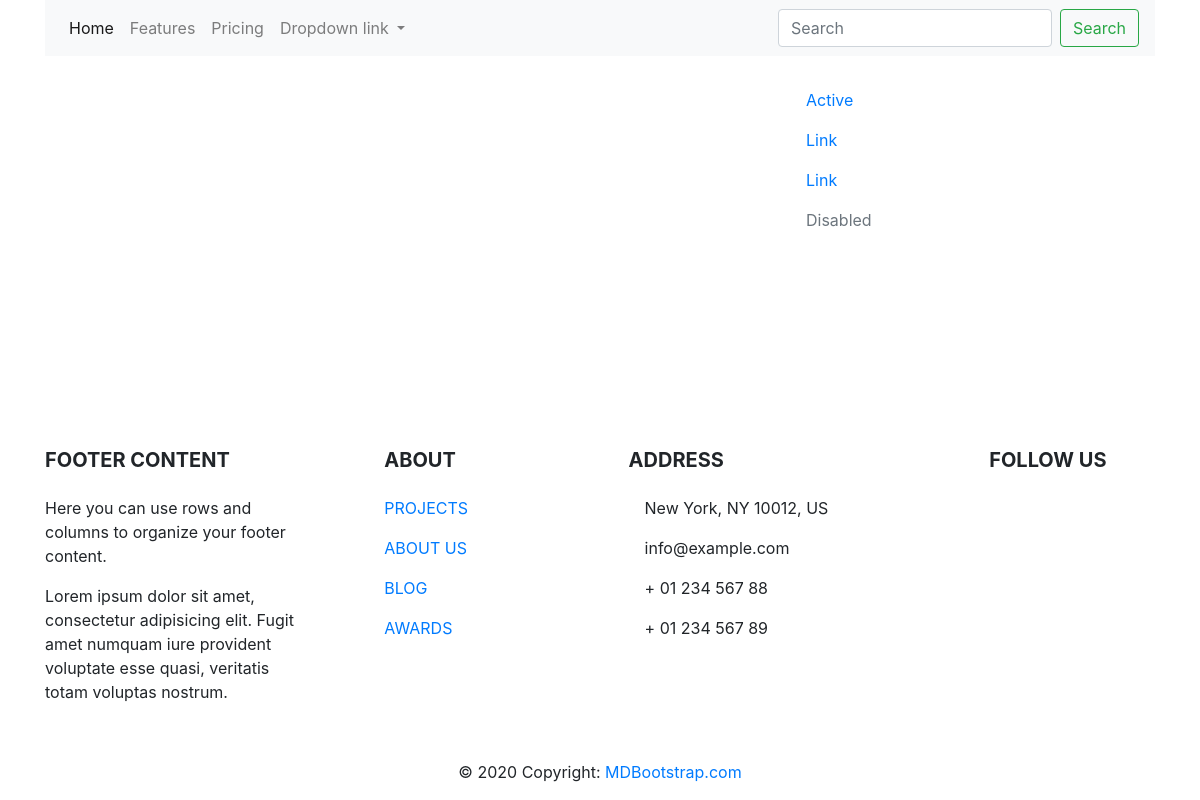
Before: / with the older database file.
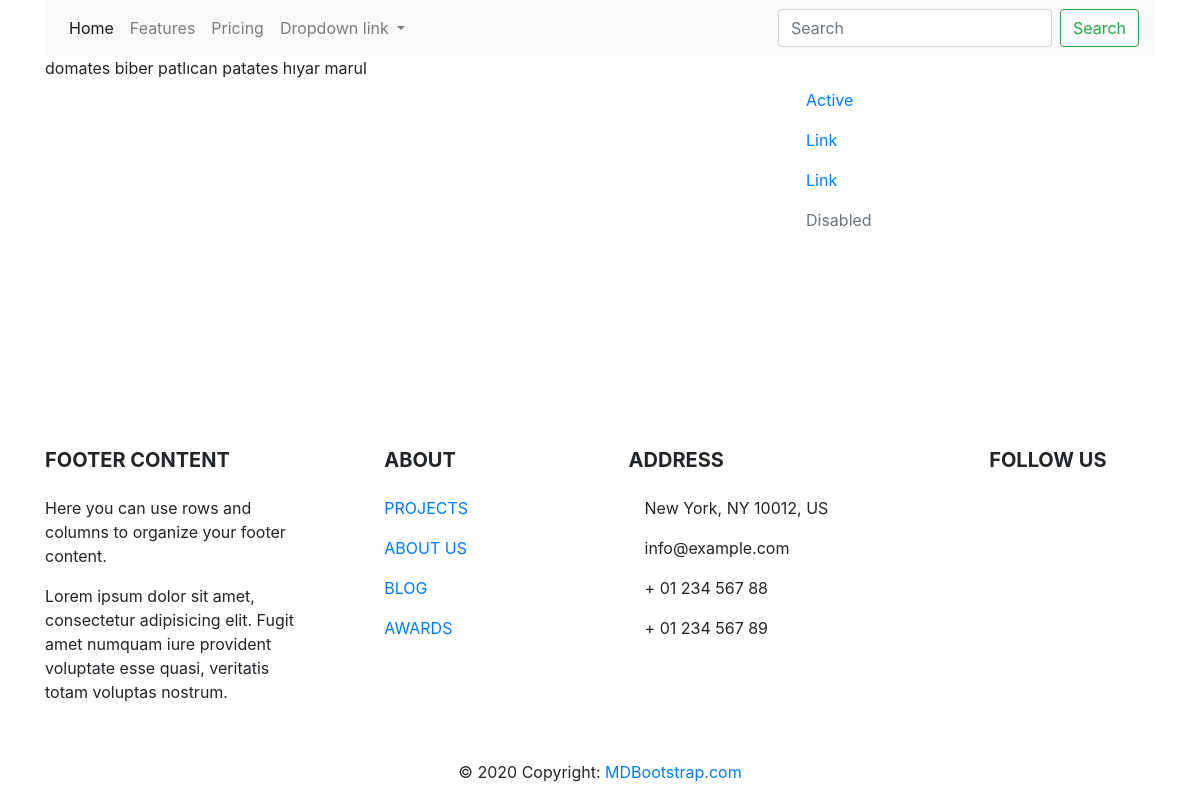
After: the same page with the newer database file.
### product/models/models.py (models this page shows)
class Product(models.Model):
    name = models.CharField(max_length=30)
    def __str__(self):
        return self.name
    class Meta:
        verbose_name    = "Urun"
        verbose_name_plural    = "Urunler"

### product/views/views.py (the view)
# urls.py: path("", index, name="product-index")
def index(request):
    products = Product.objects.all()
    context = {
        "products" : products
    }
    return render(request, template_name="product/index.html", context=context)

### product/templates/product/index.html (shortened to what this page needs)
{% extends "base.html" %}
{% block content %}
    {% for p in products %}
        {{p}}
    {% endfor %}
{% endblock content %}

### templates/base.html (shortened to what this page needs)
<!DOCTYPE html>
<html lang="en">
<head>
    <link rel="stylesheet" href="https://cdn.jsdelivr.net/npm/bootstrap@4.5.3/dist/css/bootstrap.min.css"
>
</head>
<body>
<div class="container">
    <div class="row">
        <div class="col-md-12">
        {% include "navbar.html" %}
        </div>
    </div>
    <div class="row">
        <div class="col-md-8">
        {% block content %}
        {% endblock content %}
        </div>
        <div class="col-md4">
            {% include "right.html" %}
        </div>
    </div>
    <div class="row">
        <div class="col-md">
        {% include "footer.html" %}
        </div>
    </div>
</body>
</html>

### templates/navbar.html (shortened to what this page needs)
<nav class="navbar navbar-expand-lg navbar-light bg-light">
  <div class="collapse navbar-collapse" id="navbarNavDropdown">
    <ul class="navbar-nav">
      <li class="nav-item active">
        <a class="nav-link" href="#">Home <span class="sr-only">(current)</span></a>
      </li>
      <li class="nav-item">
        <a class="nav-link" href="#">Features</a>
      </li>
      <li class="nav-item">
        <a class="nav-link" href="#">Pricing</a>
      </li>
      <li class="nav-item dropdown">
        <a class="nav-link dropdown-toggle" href="#" id="navbarDropdownMenuLink" role="button" data-toggle="dropdown" aria-haspopup="true" aria-expanded="false">
          Dropdown link
        </a>
      </li>
    </ul>
  </div>
   <form class="form-inline">
    <input class="form-control mr-sm-2" type="search" placeholder="Search" aria-label="Search">
    <button class="btn btn-outline-success my-2 my-sm-0" type="submit">Search</button>
  </form>
</nav>

### templates/right.html
<ul class="nav flex-column grey lighten-4 py-4">
  <li class="nav-item">
    <a class="nav-link active" href="#!">Active</a>
  </li>
  <li class="nav-item">
    <a class="nav-link" href="#!">Link</a>
  </li>
  <li class="nav-item">
    <a class="nav-link" href="#!">Link</a>
  </li>
  <li class="nav-item">
    <a class="nav-link disabled" href="#!">Disabled</a>
  </li>
</ul>

### templates/footer.html (shortened to what this page needs)
<footer class="fixed-bottom">
  <div class="container text-center text-md-left">
    <div class="row">
      <div class="col-md-4 col-lg-3 mr-auto my-md-4 my-0 mt-4 mb-1">
        <h5 class="font-weight-bold text-uppercase mb-4">Footer Content</h5>
        <p>Here you can use rows and columns to organize your footer content.</p>
        <p>Lorem ipsum dolor sit amet, consectetur adipisicing elit. Fugit amet numquam iure provident voluptate
          esse
          quasi, veritatis totam voluptas nostrum.</p>
      </div>
      <div class="col-md-2 col-lg-2 mx-auto my-md-4 my-0 mt-4 mb-1">
        <h5 class="font-weight-bold text-uppercase mb-4">About</h5>
        <ul class="list-unstyled">
          <li>
            <p>
              <a href="#!">PROJECTS</a>
            </p>
          </li>
          <li>
            <p>
              <a href="#!">ABOUT US</a>
            </p>
          </li>
          <li>
            <p>
              <a href="#!">BLOG</a>
            </p>
          </li>
          <li>
            <p>
              <a href="#!">AWARDS</a>
            </p>
          </li>
        </ul>
      </div>
      <div class="col-md-4 col-lg-3 mx-auto my-md-4 my-0 mt-4 mb-1">
        <h5 class="font-weight-bold text-uppercase mb-4">Address</h5>
        <ul class="list-unstyled">
          <li>
            <p>
               New York, NY 10012, US</p>
          </li>
          <li>
            <p>
               info@example.com</p>
          </li>
          <li>
            <p>
               + 01 234 567 88</p>
          </li>
          <li>
            <p>
               + 01 234 567 89</p>
          </li>
        </ul>
      </div>
      <div class="col-md-2 col-lg-2 text-center mx-auto my-4">
        <h5 class="font-weight-bold text-uppercase mb-4">Follow Us</h5>
      </div>
    </div>
  </div>
  <div class="footer-copyright text-center py-3">© 2020 Copyright:
    <a href="https://mdbootstrap.com/"> MDBootstrap.com</a>
  </div>
</footer>

Changed rows visible on the page:
added Product: name "domates"
added Product: name "biber"
added Product: name "patlıcan"
added Product: name "patates"
added Product: name "hıyar"
added Product: name "marul"
